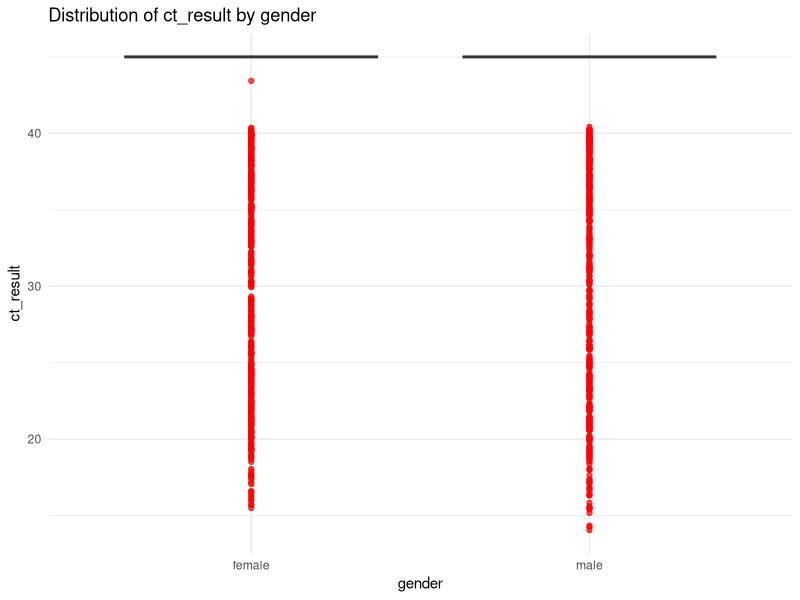
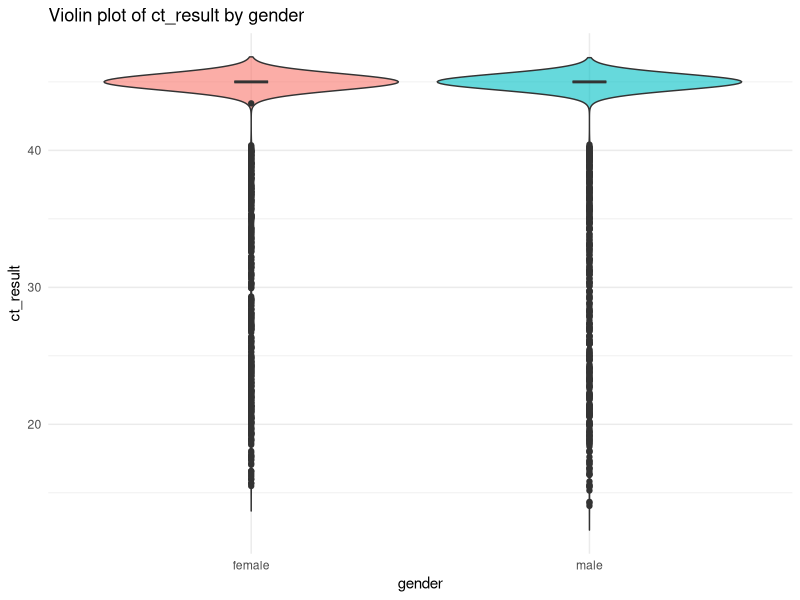
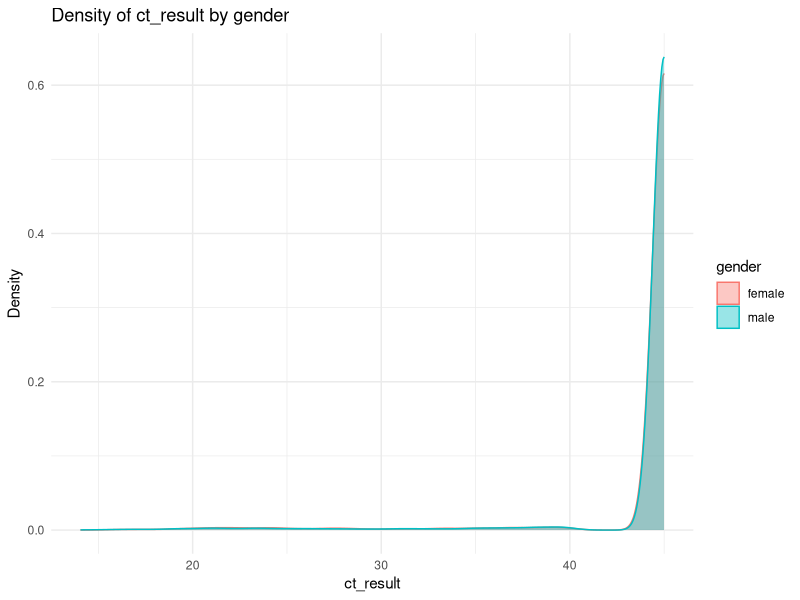

The R script that drew these images, in order: (Note: this script raises an error after producing the figures.)
#Task4_Fatemeh 
#Create plots that would help answer these questions:
##Does the distribution of the ct_result differ with sex group? 
library(tidyverse)
library(here)

data <- read_delim(here("data", "exam_data_tidier_2025-09-09.txt"), delim = " ")
data

# Boxplot: compares medians & spread
##The boxplot shows that the distribution of ct_result is very similar for females and males, with no obvious difference between the two sex group
ggplot(data, aes(x = gender, y = ct_result, fill = gender)) +
  geom_boxplot(alpha = 0.7, outlier.color = "red") +
  labs(title = "Distribution of ct_result by gender",
       x = "gender",
       y = "ct_result") +
  theme_minimal() +
  theme(legend.position = "none")

# Violin plot: shows full distribution shape
##The violin plot indicates that the ct_result distributions for females and males are nearly identical, showing no meaningful difference between the two sex groups
ggplot(data, aes(x = gender, y = ct_result, fill = gender)) +
  geom_violin(trim = FALSE, alpha = 0.6) +
  geom_boxplot(width = 0.1, fill = "white") +
  labs(title = "Violin plot of ct_result by gender",
       x = "gender",
       y = "ct_result") +
  theme_minimal() +
  theme(legend.position = "none")

# Density plot: both groups overlaid
##The density plot shows that the ct_result distributions for females and males almost completely overlap
ggplot(data, aes(x = ct_result, colour = gender, fill = gender)) +
  geom_density(alpha = 0.4) +
  labs(title = "Density of ct_result by gender",
       x = "ct_result",
       y = "Density") +
  theme_minimal()

#Task 4 Pratik
#Question 4, creating plots
install.packages("GGally")
library(GGally)

# Select only numeric columns from your dataset
merged_data %>%
  select(where(is.numeric)) %>%
  ggcorr(
    method = c("everything", "pearson"),
    label = TRUE, 
    label_round = 2
  )
#Question 4 Does the time spent waiting for the test result improve during these 100 days that the dataset includes?
#need to find correlation between rec_ver_tat and pan_day
#I cannot find improvement and the correlation matrix shows almost no correlation (r=0.01)
merged_data %>%
  ggplot(aes(x = pan_day, y = rec_ver_tat)) +
  geom_point(alpha = 0.4, color = "steelblue") +     # scatterplot of points
  geom_smooth(method = "loess", se = TRUE, color = "red") +  # smooth trend line
  labs(
    title = "Change in waiting time for test results over 100 days",
    x = "Day after start of pandemic",
    y = "Waiting time (receive → verification)"
  ) +
  theme_minimal()

#Were there more females than males that took the test at a drive through? 
merged_data %>%
  with(table(gender, drive_thru_ind))
#Yes, there were more females (n=4035) than males (n=3952)
merged_data %>%
  filter(drive_thru_ind == 1) %>%              # keep only drive-through tests
  ggplot(aes(x = gender, fill = gender)) +     # gender on x-axis
  geom_bar() +                                 # bar plot of counts
  labs(
    title = "Drive-through tests by gender",
    x = "Gender",
    y = "Number of tests at drive thru"
  ) +
  theme_minimal() +
  theme(legend.position = "none")              # remove legend (optional)

